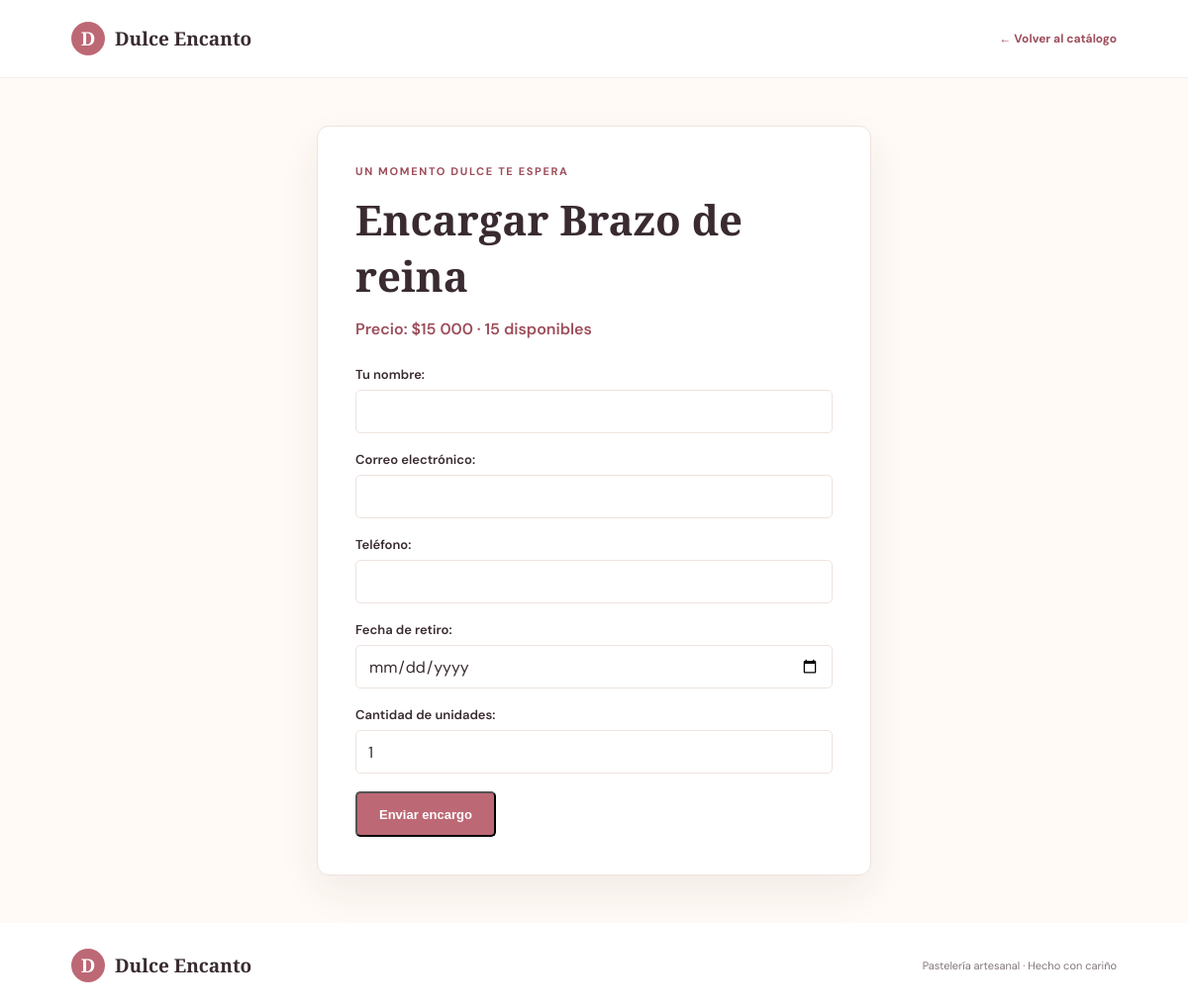
Page /encargar/5/ on the earlier database version.
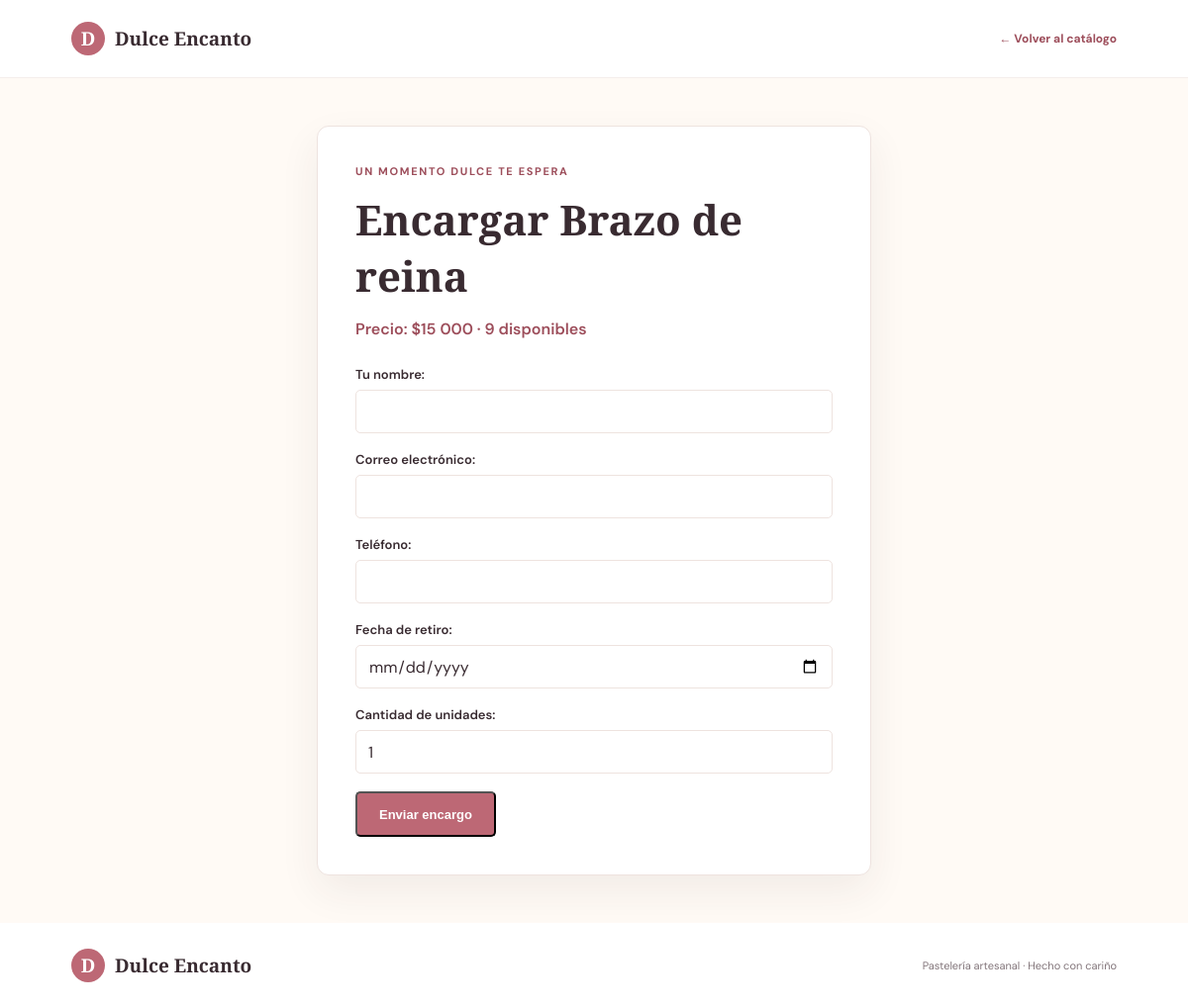
Same page on the later database version.
### pasteleria/models.py (models this page shows, shortened)
class producto(models.Model):
    nombre = models.CharField(max_length=100)
    linea = models.ForeignKey(
        linea,
        on_delete=models.CASCADE,
        related_name='productos',
    )
    descripcion = models.TextField()
    precio = models.DecimalField(max_digits=10, decimal_places=2)
    stock = models.IntegerField()
    porcion = models.CharField(max_length=50)
    imagen = models.ImageField(upload_to='productos/',blank=True, null=True)
    apto_celiacos = models.BooleanField(
        default=False,
        verbose_name='Apto para celíacos',
    )
    visible_en_catalogo = models.BooleanField(default=True, verbose_name='Visible en catálogo')

### pasteleria/views.py (the view)
def crear_encargo(request, producto_id):
    producto_actual = get_object_or_404(
        producto,
        pk=producto_id,
        visible_en_catalogo=True,
    )
    if producto_actual.stock <= 0:
        return redirect('detalle_producto', producto_id=producto_actual.pk)
    enviado = False
    encargo_creado = None
    if request.method == 'POST':
        form = EncargoForm(request.POST, producto=producto_actual)
        if form.is_valid():
            cantidad = form.cleaned_data['cantidad']
            with transaction.atomic():
                stock_actualizado = producto.objects.filter(
                    pk=producto_actual.pk,
                    stock__gte=cantidad,
                ).update(stock=F('stock') - cantidad)
                if stock_actualizado:
                    nuevo_encargo = form.save(commit=False)
                    nuevo_encargo.producto = producto_actual
                    nuevo_encargo.precio_unitario = producto_actual.precio
                    nuevo_encargo.save()
                    enviado = True
                    encargo_creado = nuevo_encargo
                else:
                    producto_actual.refresh_from_db(fields=['stock'])
                    form.add_error(
                        'cantidad',
                        f'Solo hay {producto_actual.stock} unidades disponibles.',
                    )
    else:
        form = EncargoForm(producto=producto_actual)
    return render(
        request,
        'pasteleria/encargo.html',
        {
            'producto': producto_actual,
            'form': form,
            'enviado': enviado,
            'encargo_creado': encargo_creado,
        },
    )

### pasteleria/forms.py (shortened to what this page needs)
class EncargoForm(forms.ModelForm):
    cantidad = forms.IntegerField(
        initial=1,
        label='Cantidad de unidades',
    )
    def __init__(self, *args, producto=None, **kwargs):
        super().__init__(*args, **kwargs)
        self.producto = producto
    class Meta:
        model = encargo
        fields = ('nombre', 'correo', 'telefono', 'fecha_retiro', 'cantidad')
        labels = {
            'nombre': 'Tu nombre',
            'correo': 'Correo electrónico',
            'telefono': 'Teléfono',
            'fecha_retiro': 'Fecha de retiro',
        }
        widgets = {
            'nombre': forms.TextInput(attrs={'autocomplete': 'name'}),
            'correo': forms.EmailInput(attrs={'autocomplete': 'email'}),
            'telefono': forms.TextInput(
                attrs={'type': 'tel', 'autocomplete': 'tel'}
            ),
            'fecha_retiro': forms.DateInput(attrs={'type': 'date'}),
        }

### templates/pasteleria/encargo.html (shortened to what this page needs)
{% load static %}
{% load humanize %}
<!DOCTYPE html>
<html lang="es">
<head>
    <link rel="stylesheet" href="{% static 'css/catalogo.css' %}">
</head>
<body>
    <header class="site-header">
        <a class="brand" href="{% url 'catalogo' %}">
            <span class="brand-mark" aria-hidden="true">D</span>
            <span>Dulce Encanto</span>
        </a>
        <a class="text-link" href="{% url 'catalogo' %}">← Volver al catálogo</a>
    </header>
    <main class="order-section">
        <div class="order-card">
            {% if enviado %}
                <section class="receipt">
                    <p class="eyebrow">Comprobante de encargo #{{ encargo_creado.pk }}</p>
                    <h1>¡Gracias por tu encargo!</h1>
                    <p>Registramos tu solicitud. Nos pondremos en contacto contigo para
                       confirmar los detalles.</p>
                    <dl class="receipt-details">
                        <div>
                            <dt>Producto</dt>
                            <dd>{{ encargo_creado.producto.nombre }}</dd>
                        </div>
                        <div>
                            <dt>Cantidad</dt>
                            <dd>{{ encargo_creado.cantidad }}</dd>
                        </div>
                        <div>
                            <dt>Precio por unidad</dt>
                            <dd>${{ encargo_creado.precio_unitario|floatformat:0|intcomma }}</dd>
                        </div>
                        <div>
                            <dt>Total</dt>
                            <dd>CLP ${{ encargo_creado.total|floatformat:0|intcomma }}</dd>
                        </div>
                        <div>
                            <dt>Fecha de retiro</dt>
                            <dd>{{ encargo_creado.fecha_retiro|date:"d/m/Y" }}</dd>
                        </div>
                        <div>
                            <dt>Estado</dt>
                            <dd>Pendiente de confirmación</dd>
                        </div>
                        <div>
                            <dt>Cliente</dt>
                            <dd>{{ encargo_creado.nombre }}</dd>
                        </div>
                        <div>
                            <dt>Correo</dt>
                            <dd>{{ encargo_creado.correo }}</dd>
                        </div>
                        <div>
                            <dt>Teléfono</dt>
                            <dd>{{ encargo_creado.telefono }}</dd>
                        </div>
                    </dl>
                </section>
                <div class="receipt-actions">
                    <button class="button button-primary" type="button" onclick="window.print()">
                        Imprimir comprobante
                    </button>
                    <a class="text-link" href="{% url 'catalogo' %}">Volver al catálogo</a>
                </div>
            {% else %}
                <p class="eyebrow">Un momento dulce te espera</p>
                <h1>Encargar {{ producto.nombre }}</h1>
                <p class="order-summary">
                    Precio: ${{ producto.precio|floatformat:0|intcomma }} · {{ producto.stock }} disponibles
                </p>
                <form method="post">
                    {{ form.as_p }}
                    <button class="button button-primary" type="submit">
                        Enviar encargo
                    </button>
                </form>
            {% endif %}
        </div>
    </main>
    <footer class="site-footer">
        <a class="brand" href="{% url 'catalogo' %}">
            <span class="brand-mark" aria-hidden="true">D</span>
            <span>Dulce Encanto</span>
        </a>
        <p>Pastelería artesanal · Hecho con cariño</p>
    </footer>
</body>
</html>

Differences in the rows shown:
changed producto "Brazo de reina": stock "15" → "9"
